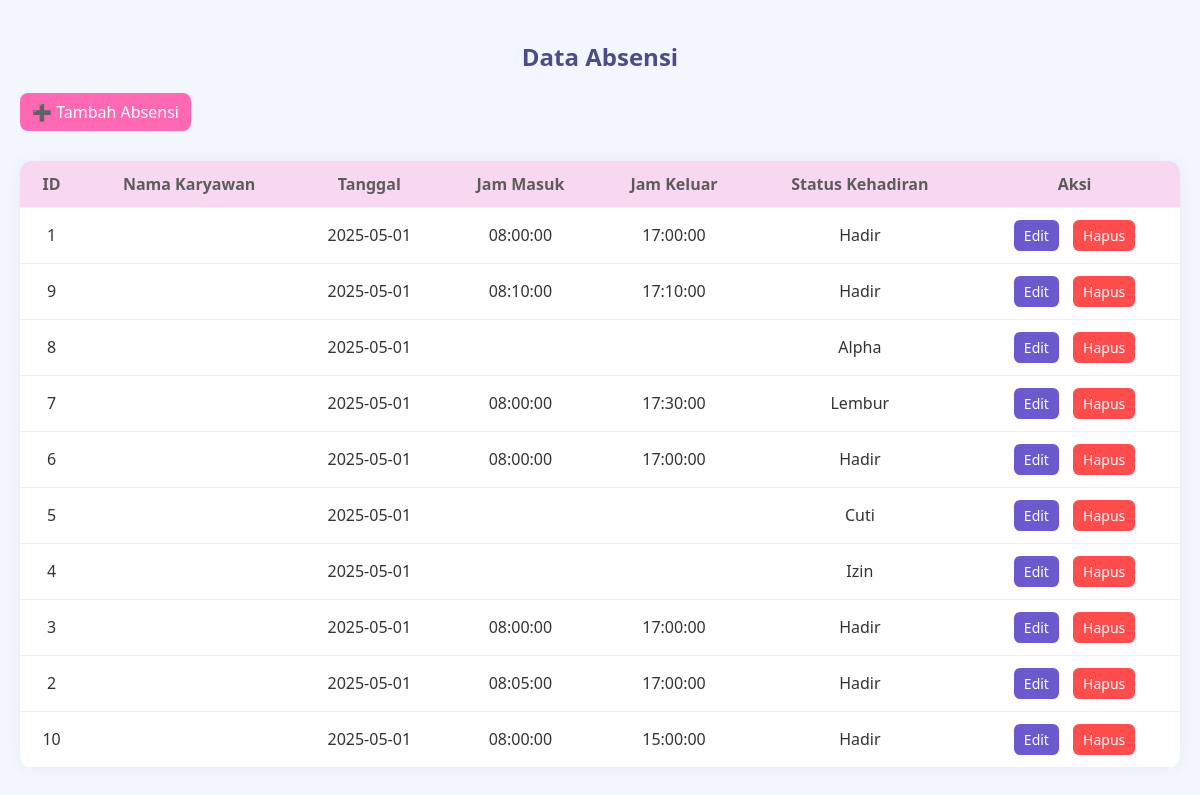
The app's page /absensi/index.php with its own data.
### tables this page shows
CREATE TABLE `absensi` (
  `id_absensi` int(11) NOT NULL,
  `id_karyawan` int(11) DEFAULT NULL,
  `tanggal` date DEFAULT NULL,
  `jam_masuk` time DEFAULT NULL,
  `jam_keluar` time DEFAULT NULL,
  `status_kehadiran` varchar(20) DEFAULT NULL
);

### absensi/index.php (the view, shortened to what this page needs)
<?php
include '../db.php';
$query = "SELECT a.id_absensi, k.nama, a.tanggal, a.jam_masuk, a.jam_keluar, a.status_kehadiran
          FROM absensi a
          LEFT JOIN karyawan k ON a.id_karyawan = k.id_karyawan
          ORDER BY a.tanggal DESC";
$result = mysqli_query($conn, $query);
?>
<!DOCTYPE html>
<html lang="en">
<head>
</head>
<body>
  <h2>Data Absensi</h2>
  <a href="create.php">➕ Tambah Absensi</a>
  <table>
    <tr>
      <th>ID</th>
      <th>Nama Karyawan</th>
      <th>Tanggal</th>
      <th>Jam Masuk</th>
      <th>Jam Keluar</th>
      <th>Status Kehadiran</th>
      <th>Aksi</th>
    </tr>
    <?php while ($row = mysqli_fetch_assoc($result)): ?>
    <tr>
      <td><?= $row['id_absensi'] ?></td>
      <td><?= htmlspecialchars($row['nama']) ?></td>
      <td><?= $row['tanggal'] ?></td>
      <td><?= $row['jam_masuk'] ?></td>
      <td><?= $row['jam_keluar'] ?></td>
      <td><?= $row['status_kehadiran'] ?></td>
      <td>
        <a href="edit.php?id=<?= $row['id_absensi'] ?>" class="btn-edit">Edit</a>
        <a href="delete.php?id=<?= $row['id_absensi'] ?>" class="btn-hapus" onclick="return confirm('Yakin ingin hapus data ini?')">Hapus</a>
      </td>
    </tr>
    <?php endwhile; ?>
  </table>
</body>
</html>

### absensi/index.php (style rules this page uses)
body { font-family: 'Segoe UI', sans-serif; background: #f2f6ff; margin: 0; padding: 20px; }
h2 { color: #4e4b8b; text-align: center; }
a { text-decoration: none; color: white; background-color: #ff69b4; padding: 8px 12px; border-radius: 8px; margin-bottom: 10px; display: inline-block; transition: 0.3s; }
table { width: 100%; border-collapse: collapse; margin-top: 20px; background: white; box-shadow: 0 0 15px rgba(0,0,0,0.05); border-radius: 12px; overflow: hidden; }
th, td { padding: 12px 15px; text-align: center; border-bottom: 1px solid #f0f0f0; }
th { background-color: #f7d8f0; color: #5c5c5c; }
td { color: #333; }
td a { margin: 0 5px; padding: 6px 10px; font-size: 14px; border-radius: 6px; }
.btn-edit { background-color: #6a5acd; }
.btn-hapus { background-color: #ff4d4d; }

### records on screen
absensi: id_absensi "1", tanggal "2025-05-01", jam_masuk "08:00:00", jam_keluar "17:00:00", status_kehadiran "Hadir"
absensi: id_absensi "9", tanggal "2025-05-01", jam_masuk "08:10:00", jam_keluar "17:10:00", status_kehadiran "Hadir"
absensi: id_absensi "8", tanggal "2025-05-01", status_kehadiran "Alpha"
absensi: id_absensi "7", tanggal "2025-05-01", jam_masuk "08:00:00", jam_keluar "17:30:00", status_kehadiran "Lembur"
absensi: id_absensi "6", tanggal "2025-05-01", jam_masuk "08:00:00", jam_keluar "17:00:00", status_kehadiran "Hadir"
absensi: id_absensi "5", tanggal "2025-05-01", status_kehadiran "Cuti"
absensi: id_absensi "4", tanggal "2025-05-01", status_kehadiran "Izin"
absensi: id_absensi "3", tanggal "2025-05-01", jam_masuk "08:00:00", jam_keluar "17:00:00", status_kehadiran "Hadir"
absensi: id_absensi "2", tanggal "2025-05-01", jam_masuk "08:05:00", jam_keluar "17:00:00", status_kehadiran "Hadir"
absensi: id_absensi "10", tanggal "2025-05-01", jam_masuk "08:00:00", jam_keluar "15:00:00", status_kehadiran "Hadir"
